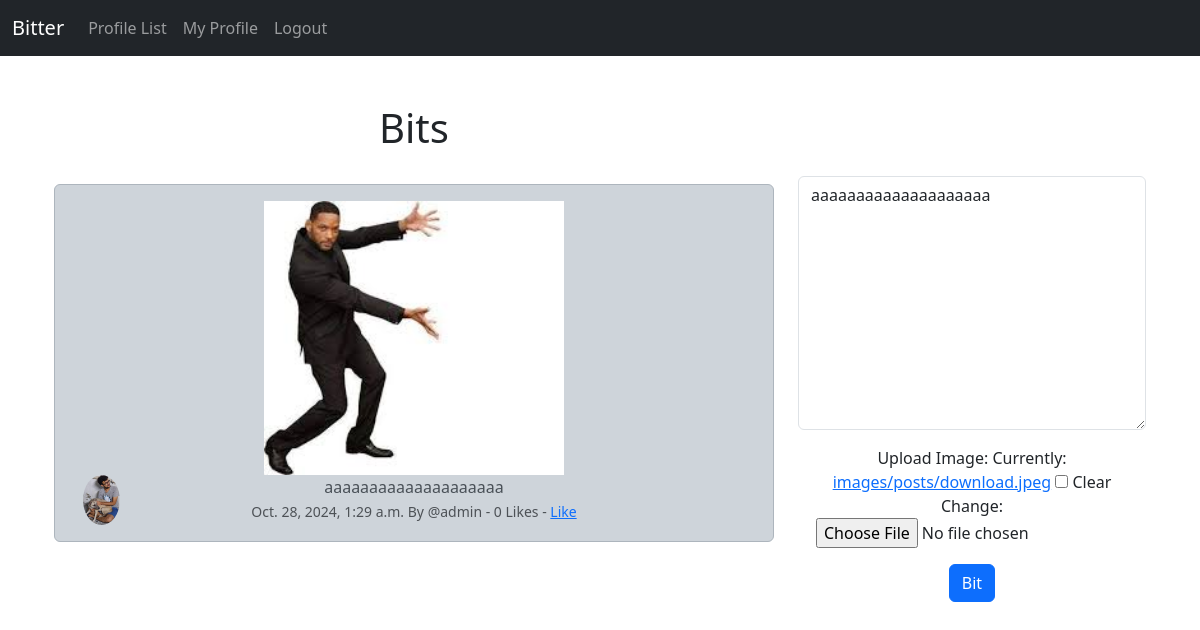
/edit_bit/13 (signed in), run on the app's committed database.
### bitter/models.py (models this page shows, shortened)
class Bit(models.Model):
    user = models.ForeignKey(User, related_name="bits", on_delete=models.DO_NOTHING)
    body = models.CharField(max_length=200)
    created_at = models.DateTimeField(auto_now_add=True)
    likes = models.ManyToManyField(User, related_name="bit_like", blank=True)
    bit_image = models.ImageField(null=True, blank=True, upload_to="images/posts/")
    def number_of_likes(self):
        return self.likes.count()

class Profile(models.Model):
    user = models.OneToOneField(User, on_delete=models.CASCADE)
    follows = models.ManyToManyField("self",
                                     related_name="followed_by",
                                     symmetrical=False,
                                     blank=True)
    date_modified = models.DateTimeField(User, auto_now=True)
    profile_image = models.ImageField(null=True, blank=True, upload_to="images/")

### bitter/views.py (the view)
# urls.py: path('edit_bit/<int:pk>', views.edit_bit, name='edit_bit'),
def edit_bit(request, pk):
    if request.user.is_authenticated:
        bit = get_object_or_404(Bit, id=pk)
        if request.user.username == bit.user.username:
            form = BitForm(request.POST or None, request.FILES or None, instance=bit)
            if request.method == "POST":
                if form.is_valid():
                    bit = form.save(commit=False)
                    bit.user = request.user
                    bit.save()
                    messages.success(request, ("Your Bit has been updated)"))
                    return redirect('home')
            else:
                return render(request, "edit_bit.html", {'form':form, 'bit': bit})
        else:
            messages.success(request, ("That is not your post"))
            return redirect('home')
    else:
        messages.success(request, ("You must be logged in to update posts"))
        return redirect('home')

### bitter/forms.py
class BitForm(forms.ModelForm):
    body = forms.CharField(required=True,
                           widget=forms.widgets.Textarea(
                            attrs={
                                   "placeholder": "Enter your Bitter Bit!",
                                   "class": "form-control",
                               }
                           ),
                           label="",
                           )
    bit_image = forms.ImageField(required=False, label="Upload Image")
    class Meta:
        model = Bit
        fields = ('body', 'bit_image',)
        exclude = ("user", "likes",)

### bitter/templates/edit_bit.html (shortened to what this page needs)
{% extends 'base.html' %}
{% load static %}
{% block content %}
    <div class="container text-center">
        <div class="row">
            <div class="col-8">
    <h1>Bits</h1>
    <br/>
    <div class="alert alert-dark" role="alert">
        <div class="container">
            {% if bit.bit_image %}
            <img src="{{bit.bit_image.url }}" width="300px"  alt="{{profile.user.username}}">
            {% endif %}
            <div class="row">
                <div class="col-1">
                    {% if bit.user.profile.profile_image %}
                    <img src="{{bit.user.profile.profile_image.url }}" class="rounded-circle" widht=50 height=50 alt="{{profile.user.username}}">
                    {% else %}
                    <img src="{% static 'images/profile_picture.png' %}" class="img-fluid rounded-circe" width=50 height=50 alt="Profile_Image">
                    {% endif %}
                </div>
                <div class="col-10">
                    {{bit.body}}
                    <br/>
                    <small class="text-muted">
                        {{ bit.created_at}} By @{{bit.user.username}}
                        - {{bit.number_of_likes}} Likes
                        - {% if user in bit.likes.all %}
                            <a href="{% url 'bit_like' bit.id %}">Unlike</a>
                          {% else %}
                          <a href="{% url 'bit_like' bit.id %}">Like</a>
                          {% endif %}
                    </small>
                </div>
            </div>
        </div>
    </div>
    </div>
    <div class="col-4">
                <br/>
                <br/>
                <br/>
                {% if form %}
                    <form method="POST" enctype="multipart/form-data">
                        {{ form.as_p }}
                        <button type="submit" class="btn btn-primary">Bit</button>
                    </form>
                {% endif%}
    </div>
{% endblock %}

### data on the page
Bit: bit_image (picture), user.profile.profile_image (picture), body "aaaaaaaaaaaaaaaaaaaa", created_at "Oct. 28, 2024, 1:29 a.m.", user.username "admin", number_of_likes "0"
